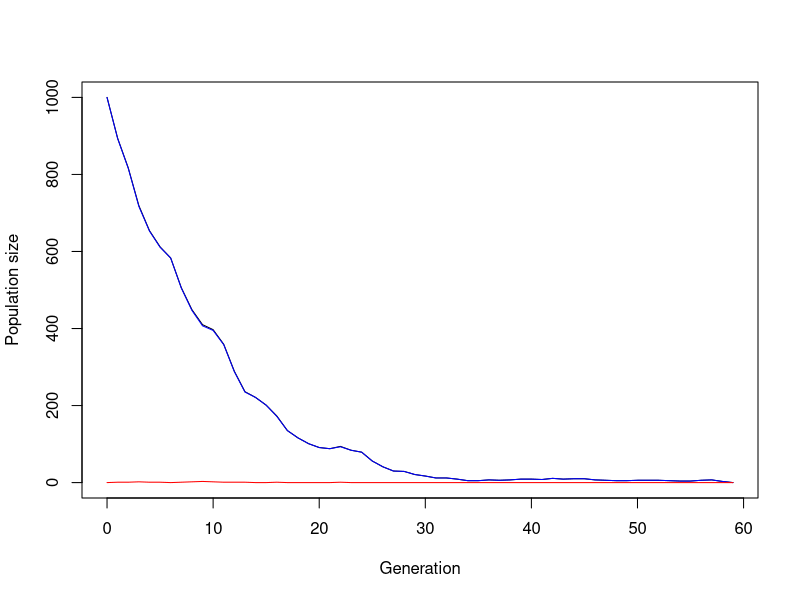
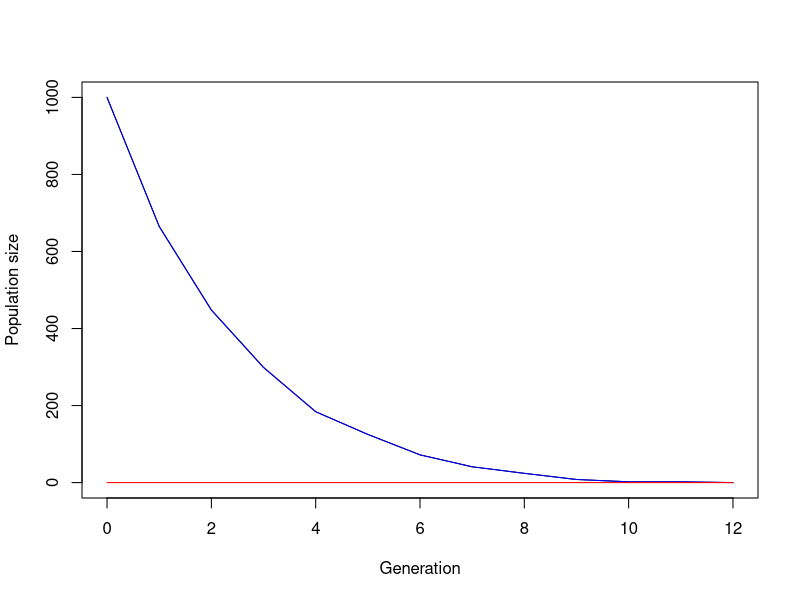

R code for these plots, in order: (Note: this script raises an error after producing the figures.)
## ---- chunk 1
#Original

simulate_one_gen <- function(N_a, N_A, decay_rate, sel_coeff, mut_rate) {
  # draw offspring according to Poisson distribution
  offsp_a <- rpois(1, N_a * (1-decay_rate))
  offsp_A <- rpois(1, N_A * (1-decay_rate+sel_coeff))
  # draw new mutants according to Poisson distribution
  mut_a_to_A <- rpois(1, offsp_a * mut_rate)
  
  # determine new population sizes of wild type and mutant
  N_a_new <- max(offsp_a - mut_a_to_A, 0)
  N_A_new <-  offsp_A + mut_a_to_A
  
  return(c(N_a_new, N_A_new))
}
# Test the function
print(simulate_one_gen(100,0,0.1,0.2,0.0))
## ---- chunk 2
#Original

simulate_pop <- function(N_init_a, N_init_A, decay_rate, sel_coeff, mut_rate, t_max) {
  # Create the vector in which to save the results
  pop_vector <- c(N_init_a, N_init_A)
  # initiate the variables
  pop_new <- c(N_init_a, N_init_A)
  
  # run the simulation until generation t_max
  for (i in 1:t_max+1) {
    # redefine the current population one generation later
    pop_new <- simulate_one_gen(pop_new[1],pop_new[2], decay_rate, sel_coeff, mut_rate)
    # add the new population sizes to the output vector
    pop_vector <- rbind(pop_vector,pop_new)
    # condition to stop the simulation before t_max: either the population exceeds 1.5 times the original population size, or it goes extinct
    if (pop_new[1]+pop_new[2]>=1.5*(N_init_a+ N_init_A) | pop_new[1]+pop_new[2]==0) break
  }
  
  # define the row and column names of the output vector
  rownames(pop_vector) <- (0:t_max)[1:length(pop_vector[,1])] # note that the vector has to be cut if the simulation stopped early
  colnames(pop_vector) <- c("a","A")
  # return the result
  return(pop_vector)	
}


# Test the function and plot the result
# set t_max to a value to be used througout
max_gen <- 1000
# create your simulation data, without mut_rate & sel_coeff and a higher decay_rate
output <- simulate_pop(1000,0,0.1,0.2,0.001,max_gen)
# show the last few lines of the data table
print(output)
# plot the output - note that the plot range and the x axis have to be adjusted based on the length of the table
# determine x axis range 
x_range <- 0:(length(output[,1])-1)
# this plots the total population size
plot(x_range,output[,1]+output[,2],type='l',ylim=c(0,max(output[,1]+output[,2])),xlab = "Generation",ylab = "Population size")
# add number of wild type individuals
lines(x_range,output[,1], col="blue")
# add number of mutant individuals
lines(x_range,output[,2], col="red")
## ---- chunk 3
simulate_pop <- function(N_init_a, N_init_A, decay_rate, sel_coeff, mut_rate, t_max) {
  # Create the vector in which to save the results
  pop_vector <- c(N_init_a, N_init_A)
  # initiate the variables
  pop_new <- c(N_init_a, N_init_A)
  
  # run the simulation until generation t_max
  for (i in 1:t_max+1) {
    # redefine the current population one generation later
    pop_new <- simulate_one_gen(pop_new[1],pop_new[2], decay_rate, sel_coeff, mut_rate)
    # add the new population sizes to the output vector
    pop_vector <- rbind(pop_vector,pop_new)
    # condition to stop the simulation before t_max: either the population exceeds 1.5 times the original population size, or it goes extinct
    if (pop_new[1]+pop_new[2]>=1.5*(N_init_a+ N_init_A) | pop_new[1]+pop_new[2]==0) break
  }
  
  # define the row and column names of the output vector
  rownames(pop_vector) <- (0:t_max)[1:length(pop_vector[,1])] # note that the vector has to be cut if the simulation stopped early
  colnames(pop_vector) <- c("a","A")
  # return the result
  return(pop_vector)	
}


# Test the function and plot the result
# set t_max to a value to be used througout
max_gen <- 1000
# create your simulation data
output <- simulate_pop(1000,0,0.35,0,0,max_gen) #mut rate and initial mutation pop are 0 to time the decay of WT population
# show the last few lines of the data table
print(output)
# plot the output - note that the plot range and the x axis have to be adjusted based on the length of the table
# determine x axis range 
x_range <- 0:(length(output[,1])-1)
# this plots the total population size
plot(x_range,output[,1]+output[,2],type='l',ylim=c(0,max(output[,1]+output[,2])),xlab = "Generation",ylab = "Population size")
# add number of wild type individuals
lines(x_range,output[,1], col="blue")
# add number of mutant individuals
lines(x_range,output[,2], col="red")
## ---- chunk 4
#Original

# set some parameters to fixed values
init_a <- 100
init_A <- 0
m_rate <- 0.001
max_gen <- 1000
# determine how often to run the simulation for each set of parameters
no_replicates <- 100

# set parameters to vary
s_values <- c(0.2,0.3,0.4)
r_values <- c(0.05,0.1,0.15)

# initialize data table - where to collect the results
data_table <- c()
# run the simulation across all chosen parameters
# loop over decay rates
for(rval in r_values){
  # loop over selection coefficients
  for(sval in s_values){
    # different way of running many simulations: make replicates using "repeat" function with a counter i
    # reset counter
    i<-1
    repeat {
      # increase counter by one
      i<-i+1
      # run the simulation once
      one_run <- simulate_pop(init_a,init_A,rval,sval,m_rate,max_gen)
      # determine total population sizes
      total_size <- one_run[,1]+one_run[,2]
      # determine minimum population size
      min_size <- min(total_size)
      # determine (first) generation at which this population size occurred
      min_gen <- as.numeric(which(total_size==min_size)[1])
      # enter the data into the table
      data_table <- rbind(data_table,c(rval,sval,min_gen,min_size)) # note that we add the varying parameters (decay rate and selection coefficient) to the table too
      # stop the repeated computation after no_replicates times
      if(i>no_replicates) break
    }
  }
}
# define column names of data table
colnames(data_table) <- c("r","s","min_gen","no_min")
# show the first lines of the output
print(head(data_table))
## ---- chunk 5
# set some parameters to fixed values, m_rate is 0
init_a <- 100
init_A <- 0
m_rate <- 0
max_gen <- 1000
# determine how often to run the simulation for each set of parameters
no_replicates <- 750

# set parameters to vary, r_values (decay) is fixed
s_values <- c(0.2,0.3,0.4)
r_values <- 0.01

# initialize data table - where to collect the results
data_table <- c()
# run the simulation across all chosen parameters
# loop over decay rates
for(rval in r_values){
  # loop over selection coefficients
  for(sval in s_values){
    # different way of running many simulations: make replicates using "repeat" function with a counter i
    # reset counter
    i<-1
    repeat {
      # increase counter by one
      i<-i+1
      # run the simulation once
      one_run <- simulate_pop(init_a,init_A,rval,sval,m_rate,max_gen)
      # determine total population sizes
      total_size <- one_run[,1]+one_run[,2]
      # determine minimum population size
      min_size <- min(total_size)
      # determine (first) generation at which this population size occurred
      min_gen <- as.numeric(which(total_size==0))
      # enter the data into the table
      data_table <- rbind(data_table,c(rval,sval,min_gen,min_size)) # note that we add the varying parameters (decay rate and selection coefficient) to the table too
      # stop the repeated computation after no_replicates times
      if(i>no_replicates) break
    }
  }
}
# define column names of data table
colnames(data_table) <- c("r","s","min_gen","no_min")
# show the first lines of the output
print(head(data_table))
#mean of generations after which the WT population goes extinct
mean.extWT <- mean(min_gen)

print(mean.extWT)
## ---- chunk 6
decay_rate = c(0.35, 1.1) #decay rate in presence and absence of event --> strength of event
freq_event = 10 #every 10 generations an event happens
dur_event = 2 #event has a duration of 2 generations
t_max = 100
gen = 0
start_event = list()

while (gen < t_max){
  start_event <- append(start_event, gen)
  gen = gen + dur_event + freq_event
}
#print(start_event)
#start_event[1]
#start_event[2]
#start_event[3]
#start_event[4]
#start_event[5]
#start_event <- c(start_event,start_event+1,start_event+2)
simulate_one_gen_2 <- function(N_a, N_A, decay_rate, growth_rate, sel_coeff, mut_rate, gen) {
  if(gen %in% start_event) {
    decay_rate = 0.35
    growth_rate = 0
  }
  else{
      decay_rate = 0
      growth_rate = 1.1
  }
  offsp_a <- rpois(1, N_a * (1-decay_rate))
  offsp_A <- rpois(1, N_A * (1-decay_rate+sel_coeff))
  # draw new mutants according to Poisson distribution
  mut_a_to_A <- rpois(1, offsp_a * mut_rate)
  
  # determine new population sizes of wild type and mutant
  N_a_new <- max(offsp_a - mut_a_to_A, 0)
  N_A_new <-  offsp_A + mut_a_to_A
  
  return(c(N_a_new, N_A_new))
}

print(simulate_one_gen_2(100, 0, 0, 1.2, 0, 0, 3))


#This was just to test, did not work
#for (i in 1:t_max+1) {
 # new_pop <- simulate_one_gen_2(N_a, N_A, decay_rate, growth_rate, sel_coeff, mut_rate, gen)
  #vector_pop <- rbind(vector_pop, new_pop)
  #if(new)


## ---- chunk 7
t_pause = 10 #t_switch
t_event = 2
t_switch = t_pause
ph = 1
sel_coeff = 0.0

replicates <- 100

flooding_table <- c()


for (i in 1:t_max+1){
  if(ph %%2 == 0){
    decay_rate = 0.3
  }else{
    decay_rate = 0
  }

  if (i >= t_switch) {
    if(ph %% 2 == 0) {
      t_switch = t_switch + t_event
      ph = ph + 1
    }else{
      t_switch = t_switch + t_pause
      ph = ph + 1
    }
  }
}

colnames(flooding_table) <- c("N_a_new", "N_A_new")

#print(simulate_one_gen_3(100, 0, 0, 1.2, 0, 0, 3))
print(head(flooding_table))


## ---- chunk 8
t_pause = 10 #t_switch
t_event = 2
t_switch = t_pause
sel_coeff = 0.0

flooding_table <- c()

simulate_pop <- function(N_init_a, N_init_A, decay_rate, sel_coeff, mut_rate, t_max) {
  # Create the vector in which to save the results
  pop_vector <- c(N_init_a, N_init_A)
  # initiate the variables
  pop_new <- c(N_init_a, N_init_A)
  
  ph = 0

  
  # run the simulation until generation t_max
  for (i in 1:t_max+1) {
    if(ph %%2 == 0){
    decay_rate = 0.05
    sel_coeff = 0.01
  }else{
    decay_rate = -0.1
    sel_coeff = 0
  }

  if (i >= t_switch) {
    if(ph %% 2 == 0) {
      t_switch = t_switch + t_event
      ph = ph + 1
    }else{
      t_switch = t_switch + t_pause
      ph = ph + 1
    }
  }
    
    # redefine the current population one generation later
    pop_new <- simulate_one_gen(pop_new[1],pop_new[2], decay_rate, sel_coeff, mut_rate)
    # add the new population sizes to the output vector
    pop_vector <- rbind(pop_vector,pop_new)
    # condition to stop the simulation before t_max: either the population exceeds 1.5 times the original population size, or it goes extinct
    if (pop_new[1]+pop_new[2]>=1.5*(N_init_a+ N_init_A) | pop_new[1]+pop_new[2]==0) break
  }
  
  # define the row and column names of the output vector
  rownames(pop_vector) <- (0:t_max)[1:length(pop_vector[,1])] # note that the vector has to be cut if the simulation stopped early
  colnames(pop_vector) <- c("a","A")
  # return the result
  return(pop_vector)	
}

# Test the function and plot the result
# set t_max to a value to be used throughout
max_gen <- 1000
# create your simulation data
output <- simulate_pop(1000,0,0.35,0,0.2,max_gen) #mut rate and initial mutation pop are 0 to time the decay of WT population
# show the last few lines of the data table
print(output)
# plot the output - note that the plot range and the x axis have to be adjusted based on the length of the table
# determine x axis range 
x_range <- 0:(length(output[,1])-1)
# this plots the total population size
plot(x_range,output[,1]+output[,2],type='l',ylim=c(0,max(output[,1]+output[,2])),xlab = "Generation",ylab = "Population size")
# add number of wild type individuals
lines(x_range,output[,1], col="blue")
# add number of mutant individuals
lines(x_range,output[,2], col="red")
